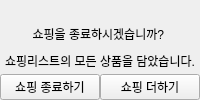
                        <widget class="QWidget" name="page_end_pick_up">
                         <layout class="QVBoxLayout" name="verticalLayout_18">
                          <property name="spacing">
                           <number>0</number>
                          </property>
                          <property name="leftMargin">
                           <number>0</number>
                          </property>
                          <property name="topMargin">
                           <number>0</number>
                          </property>
                          <property name="rightMargin">
                           <number>0</number>
                          </property>
                          <property name="bottomMargin">
                           <number>0</number>
                          </property>
                          <item>
                           <widget class="QWidget" name="widget_2" native="true">
                            <layout class="QVBoxLayout" name="verticalLayout_21">
                             <property name="spacing">
                              <number>0</number>
                             </property>
                             <property name="leftMargin">
                              <number>0</number>
                             </property>
                             <property name="topMargin">
                              <number>20</number>
                             </property>
                             <property name="rightMargin">
                              <number>0</number>
                             </property>
                             <property name="bottomMargin">
                              <number>0</number>
                             </property>
                             <item>
                              <widget class="QLabel" name="label_19">
                               <property name="text">
                                <string>쇼핑을 종료하시겠습니까? </string>
                               </property>
                               <property name="alignment">
                                <set>Qt::AlignCenter</set>
                               </property>
                              </widget>
                             </item>
                             <item>
                              <widget class="QLabel" name="label_12">
                               <property name="text">
                                <string>쇼핑리스트의 모든 상품을 담았습니다.</string>
                               </property>
                               <property name="alignment">
                                <set>Qt::AlignCenter</set>
                               </property>
                              </widget>
                             </item>
                             <item>
                              <layout class="QHBoxLayout" name="horizontalLayout_11">
                               <item>
                                <widget class="QPushButton" name="btn_shop_end">
                                 <property name="text">
                                  <string>쇼핑 종료하기</string>
                                 </property>
                                </widget>
                               </item>
                               <item>
                                <widget class="QPushButton" name="btn_shop_continue">
                                 <property name="text">
                                  <string>쇼핑 더하기</string>
                                 </property>
                                </widget>
                               </item>
                              </layout>
                             </item>
                            </layout>
                           </widget>
                          </item>
                         </layout>
                        </widget>
